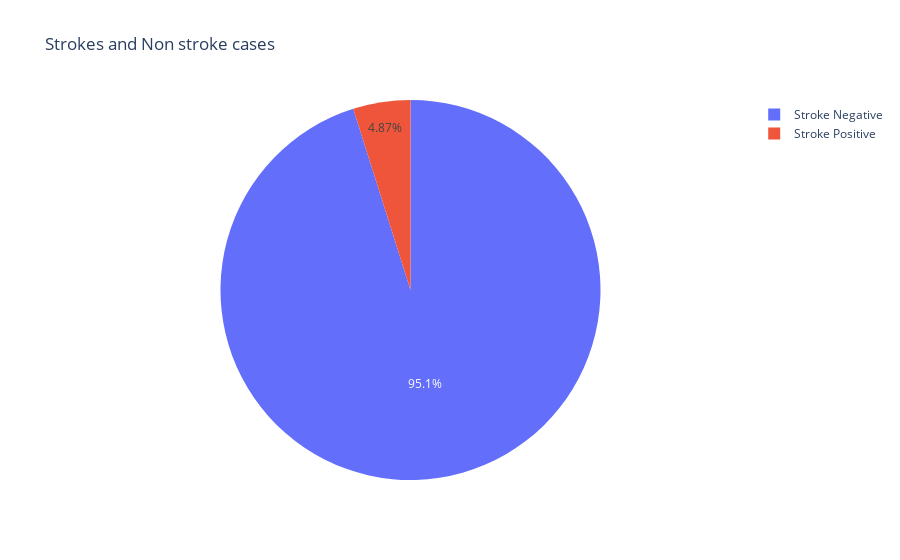

Write notebook code for a chart like this one.
### Code cell
fig = px.pie(df['stroke'], values=[item[1] for item in Counter(df['stroke']).items()], names=['Stroke Positive','Stroke Negative'], title='Strokes and Non stroke cases')
fig.show()

### Figure 1 — Plotly figure (JSON) as saved in the notebook; plotly's stock layout.template omitted (floating-point values rounded to 4 significant figures)
{"data": [{"domain": {"x": [0.0, 1.0], "y": [0.0, 1.0]}, "hovertemplate": "label=%{label}<br>value=%{value}<extra></extra>", "labels": ["Stroke Positive", "Stroke Negative"], "legendgroup": "", "name": "", "showlegend": true, "type": "pie", "values": [249, 4861]}], "layout": {"legend": {"tracegroupgap": 0}, "title": {"text": "Strokes and Non stroke cases"}}}
